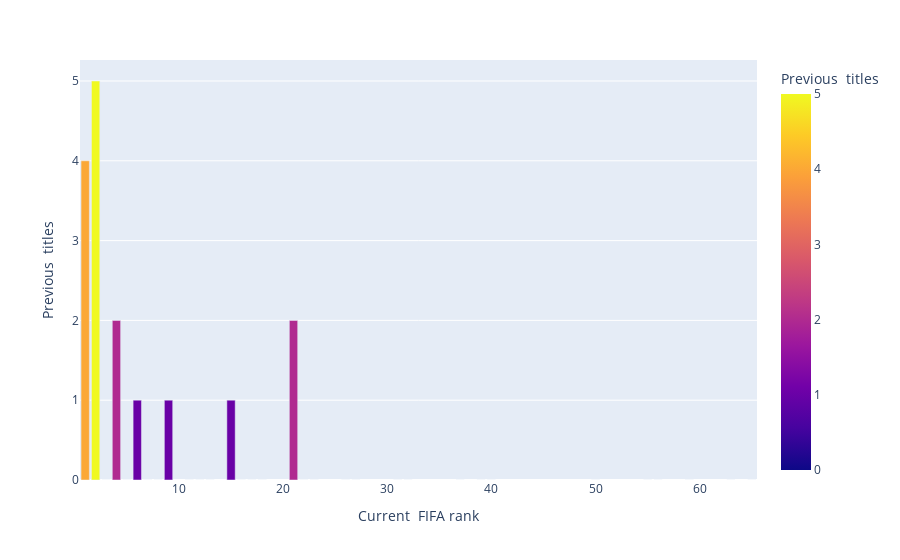

Notebook source saved alongside this figure:
### Code cell
import plotly.express as px
# data = px.data.gapminder()

# data_canada = data[data.country == 'Canada']

fig = px.bar(prevtitles, x='Current \nFIFA rank', y='Previous \ntitles',
             hover_data=['Previous \ntitles','Team'], color='Previous \ntitles',
             labels={'pop':'population of Canada'}, height=400)
fig.show()

### Figure 1 — Plotly figure (JSON) as saved in the notebook; plotly's stock layout.template omitted (floating-point values rounded to 4 significant figures)
{"data": [{"alignmentgroup": "True", "customdata": [[5, "Brazil"], [4, "Germany"], [2, "Uruguay"], [2, "Argentina"], [1, "Spain"], [1, "England"], [1, "France"], [0, "Serbia"], [0, "Australia"], [0, "Belgium"], [0, "Switzerland"], [0, "Columbia"], [0, "Costarica"], [0, "Croatia"], [0, "Denmark"], [0, "Egypt"], [0, "Sweden"], [0, "IRAN"], [0, "Iceland"], [0, "Japan"], [0, "Tunisia"], [0, "Mexico"], [0, "Morocco"], [0, "Nigeria"], [0, "Panama"], [0, "Peru"], [0, "Poland"], [0, "Porugal"], [0, "Russia"], [0, "Saudi Arabia"], [0, "Senegal"], [0, "Korea"]], "hoverlabel": {"namelength": 0}, "hovertemplate": "Current \nFIFA rank=%{x}<br>Previous \ntitles=%{marker.color}<br>Team=%{customdata[1]}", "legendgroup": "", "marker": {"color": [5, 4, 2, 2, 1, 1, 1, 0, 0, 0, 0, 0, 0, 0, 0, 0, 0, 0, 0, 0, 0, 0, 0, 0, 0, 0, 0, 0, 0, 0, 0, 0], "coloraxis": "coloraxis"}, "name": "", "offsetgroup": "", "orientation": "v", "showlegend": false, "textposition": "auto", "type": "bar", "x": [2, 1, 21, 4, 6, 15, 9, 37, 39, 5, 8, 13, 26, 17, 12, 31, 18, 32, 22, 55, 27, 16, 40, 50, 56, 11, 7, 3, 65, 63, 23, 59], "xaxis": "x", "y": [5, 4, 2, 2, 1, 1, 1, 0, 0, 0, 0, 0, 0, 0, 0, 0, 0, 0, 0, 0, 0, 0, 0, 0, 0, 0, 0, 0, 0, 0, 0, 0], "yaxis": "y"}], "layout": {"autosize": true, "barmode": "relative", "coloraxis": {"colorbar": {"title": {"text": "Previous \ntitles"}}, "colorscale": [[0, "#0d0887"], [0.1111, "#46039f"], [0.2222, "#7201a8"], [0.3333, "#9c179e"], [0.4444, "#bd3786"], [0.5556, "#d8576b"], [0.6667, "#ed7953"], [0.7778, "#fb9f3a"], [0.8889, "#fdca26"], [1, "#f0f921"]]}, "legend": {"tracegroupgap": 0}, "margin": {"t": 60}, "xaxis": {"anchor": "y", "autorange": true, "domain": [0, 1], "range": [0.5, 65.5], "title": {"text": "Current \nFIFA rank"}, "type": "linear"}, "yaxis": {"anchor": "x", "autorange": true, "domain": [0, 1], "range": [0, 5.263], "title": {"text": "Previous \ntitles"}, "type": "linear"}}}
